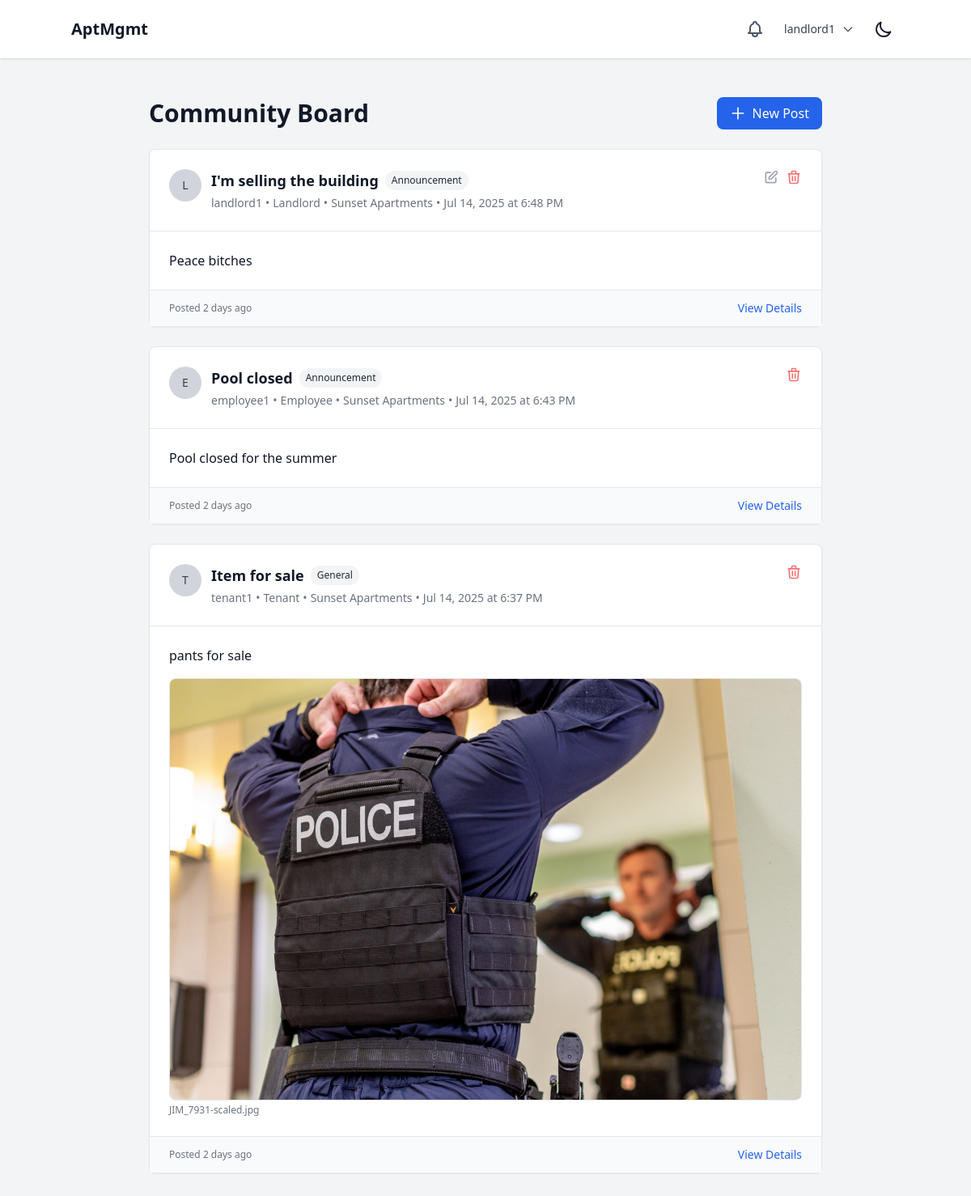
The page /messages/community/ (signed in) on the database its author committed.
### users/models.py (models this page shows, shortened)
class User(AbstractUser):
    class Role(models.TextChoices):
        SUPERUSER = "SUPERUSER", "Superuser"
        LANDLORD = "LANDLORD", "Landlord"
        EMPLOYEE = "EMPLOYEE", "Employee"
        TENANT = "TENANT", "Tenant"
    role = models.CharField(max_length=50, choices=Role.choices)
    company = models.ForeignKey(Company, on_delete=models.CASCADE, related_name="users", null=True, blank=True)
    property = models.ForeignKey(Property, on_delete=models.SET_NULL, related_name="users", null=True, blank=True)

### communication/models.py (models this page shows, shortened)
class CommunityPost(models.Model):
    class PostType(models.TextChoices):
        ANNOUNCEMENT = "ANNOUNCEMENT", "Announcement"
        EVENT = "EVENT", "Event"
        NOTICE = "NOTICE", "Notice"
        GENERAL = "GENERAL", "General"
    class PostStatus(models.TextChoices):
        ACTIVE = "ACTIVE", "Active"
        ARCHIVED = "ARCHIVED", "Archived"
        HIDDEN = "HIDDEN", "Hidden"
    id = models.UUIDField(primary_key=True, default=uuid.uuid4, editable=False)
    property = models.ForeignKey(Property, on_delete=models.CASCADE, related_name="community_posts")
    author = models.ForeignKey(User, on_delete=models.CASCADE, related_name="community_posts")
    title = models.CharField(max_length=200)
    content = models.TextField()
    post_type = models.CharField(max_length=20, choices=PostType.choices, default=PostType.GENERAL)
    status = models.CharField(max_length=20, choices=PostStatus.choices, default=PostStatus.ACTIVE)
    is_pinned = models.BooleanField(default=False)
    created_at = models.DateTimeField(auto_now_add=True)
    updated_at = models.DateTimeField(auto_now=True)
    event_date = models.DateTimeField(null=True, blank=True)
    event_location = models.CharField(max_length=200, blank=True)
    class Meta:
        ordering = ['-is_pinned', '-created_at']
        indexes = [
            models.Index(fields=['property', 'status']),
            models.Index(fields=['created_at']),
        ]
    def can_be_edited_by(self, user):
        return self.author == user
    def can_be_moderated_by(self, user):
        if self.author == user:
            return True
        if user.role in [User.Role.LANDLORD, User.Role.EMPLOYEE]:
            if user.role == User.Role.LANDLORD and user.company == self.property.company:
                return True
            if user.role == User.Role.EMPLOYEE and user.property == self.property:
                return True
        return False

class CommunityPostAttachment(models.Model):
    id = models.UUIDField(primary_key=True, default=uuid.uuid4, editable=False)
    post = models.ForeignKey(CommunityPost, on_delete=models.CASCADE, related_name="attachments")
    file = models.FileField(upload_to='community_attachments/')
    filename = models.CharField(max_length=255)
    file_size = models.PositiveIntegerField()
    content_type = models.CharField(max_length=100)
    uploaded_at = models.DateTimeField(auto_now_add=True)
    @property
    def is_image(self):
        return self.content_type.startswith('image/')

### properties/models.py (models this page shows, shortened)
class Property(models.Model):
    company = models.ForeignKey(Company, on_delete=models.CASCADE, related_name="properties")
    name = models.CharField(max_length=255)
    address = models.TextField()
    created_at = models.DateTimeField(auto_now_add=True)
    updated_at = models.DateTimeField(auto_now=True)
    class Meta:
        verbose_name_plural = "Properties"

### communication/views.py (the view)
# urls.py: path('community/', views.community_board, name='community_board'),
@login_required
def community_board(request):
    user = request.user
    if user.role == User.Role.TENANT and user.property:
        posts = CommunityPost.objects.filter(
            property=user.property,
            status=CommunityPost.PostStatus.ACTIVE
        ).select_related('author', 'property').prefetch_related('attachments')
        property_filter = user.property
    elif user.role == User.Role.EMPLOYEE and user.property:
        posts = CommunityPost.objects.filter(
            property=user.property,
            status=CommunityPost.PostStatus.ACTIVE
        ).select_related('author', 'property').prefetch_related('attachments')
        property_filter = user.property
    elif user.role == User.Role.LANDLORD and user.company:
        posts = CommunityPost.objects.filter(
            property__company=user.company,
            status=CommunityPost.PostStatus.ACTIVE
        ).select_related('author', 'property').prefetch_related('attachments')
        property_filter = None  # Multiple properties
    else:
        posts = CommunityPost.objects.none()
        property_filter = None
    for post in posts:
        post.user_can_edit = post.can_be_edited_by(user)
        post.user_can_moderate = post.can_be_moderated_by(user)
    can_post = False
    if user.role in [User.Role.LANDLORD, User.Role.EMPLOYEE, User.Role.TENANT]:
        can_post = True
    context = {
        'posts': posts,
        'can_post': can_post,
        'property': property_filter,
    }
    return render(request, 'communication/community_board.html', context)

### core/context_processors.py (called while the page is built)
def notifications(request):
    if request.user.is_authenticated:
        unread_notifications = Notification.objects.filter(
            recipient=request.user,
            is_read=False
        ).order_by('-created_at')
        recent_unread_notifications = unread_notifications[:5]
        return {
            'unread_notifications_count': unread_notifications.count(),
            'recent_notifications': recent_unread_notifications,
            'has_unread_notifications': unread_notifications.exists(),
        }
    return {
        'unread_notifications_count': 0,
        'recent_notifications': [],
        'has_unread_notifications': False,
    }

### core/templates/communication/community_board.html (shortened to what this page needs)
{% extends 'base.html' %}
{% block content %}
<div class="max-w-4xl mx-auto px-4 sm:px-6 lg:px-8 py-8">
    <div class="flex justify-between items-center mb-6">
        <div>
            <h1 class="text-3xl font-bold text-gray-900 dark:text-white">Community Board</h1>
        </div>
        {% if can_post %}
            <a href="{% url 'communication:create_community_post' %}"
               class="bg-blue-600 hover:bg-blue-700 text-white px-4 py-2 rounded-lg flex items-center gap-2 transition duration-200">
                <svg class="w-5 h-5" fill="none" stroke="currentColor" viewBox="0 0 24 24">
                    <path stroke-linecap="round" stroke-linejoin="round" stroke-width="2" d="M12 4v16m8-8H4"></path>
                </svg>
                New Post
            </a>
        {% endif %}
    </div>
    <div class="space-y-6">
        {% for post in posts %}
            <div class="bg-white dark:bg-gray-800 rounded-lg shadow-sm border border-gray-200 dark:border-gray-700 {% if post.is_pinned %}border-l-4 border-l-blue-500{% endif %}">
                <div class="p-6 border-b border-gray-200 dark:border-gray-700">
                    <div class="flex items-start justify-between">
                        <div class="flex items-start space-x-3">
                            <div class="flex-shrink-0">
                                <div class="w-10 h-10 bg-gray-300 dark:bg-gray-600 rounded-full flex items-center justify-center">
                                    <span class="text-sm font-medium text-gray-700 dark:text-gray-300">
                                        {{ post.author.first_name.0|default:post.author.username.0|upper }}
                                    </span>
                                </div>
                            </div>
                            <div class="flex-1 min-w-0">
                                <div class="flex items-center gap-2 mb-1">
                                    <h3 class="text-lg font-semibold text-gray-900 dark:text-white">
                                        {{ post.title }}
                                    </h3>
                                    <span class="bg-gray-100 text-gray-800 dark:bg-gray-700 dark:text-gray-200 text-xs px-2 py-1 rounded-full">
                                        {{ post.get_post_type_display }}
                                    </span>
                                </div>
                                <div class="flex items-center text-sm text-gray-500 dark:text-gray-400">
                                    <span>{{ post.author.get_full_name|default:post.author.username }}</span>
                                    <span class="mx-1">•</span>
                                    <span>{{ post.author.get_role_display }}</span>
                                    {% if user.role == 'LANDLORD' %}
                                        <span class="mx-1">•</span>
                                        <span>{{ post.property.name }}</span>
                                    {% endif %}
                                    <span class="mx-1">•</span>
                                    <span>{{ post.created_at|date:"M d, Y" }} at {{ post.created_at|time:"g:i A" }}</span>
                                </div>
                            </div>
                        </div>
                        {% if post.user_can_edit or post.user_can_moderate %}
                            <div class="flex items-center space-x-2">
                                {% if post.user_can_edit %}
                                    <a href="{% url 'communication:edit_community_post' post_id=post.id %}"
                                       class="text-gray-400 hover:text-gray-600 dark:hover:text-gray-300">
                                        <svg class="w-5 h-5" fill="none" stroke="currentColor" viewBox="0 0 24 24">
                                            <path stroke-linecap="round" stroke-linejoin="round" stroke-width="2" d="M11 5H6a2 2 0 00-2 2v11a2 2 0 002 2h11a2 2 0 002-2v-5m-1.414-9.414a2 2 0 112.828 2.828L11.828 15H9v-2.828l8.586-8.586z"></path>
                                        </svg>
                                    </a>
                                {% endif %}
                                {% if post.user_can_moderate %}
                                    <a href="{% url 'communication:delete_community_post' post_id=post.id %}"
                                       class="text-red-400 hover:text-red-600">
                                        <svg class="w-5 h-5" fill="none" stroke="currentColor" viewBox="0 0 24 24">
                                            <path stroke-linecap="round" stroke-linejoin="round" stroke-width="2" d="M19 7l-.867 12.142A2 2 0 0116.138 21H7.862a2 2 0 01-1.995-1.858L5 7m5 4v6m4-6v6m1-10V4a1 1 0 00-1-1h-4a1 1 0 00-1 1v3M4 7h16"></path>
                                        </svg>
                                    </a>
                                {% endif %}
                            </div>
                        {% endif %}
                    </div>
                </div>
                <div class="p-6">
                    <div class="prose dark:prose-invert max-w-none">
                        {{ post.content|linebreaks }}
                    </div>
                    {% for attachment in post.attachments.all %}
                        {% if attachment.is_image %}
                            <div class="mt-4">
                                <img src="{{ attachment.file.url }}"
                                     alt="{{ attachment.filename }}"
                                     class="max-w-full h-auto rounded-lg border border-gray-200 dark:border-gray-600">
                                <p class="text-xs text-gray-500 dark:text-gray-400 mt-1">{{ attachment.filename }}</p>
                            </div>
                        {% endif %}
                    {% endfor %}
                </div>
                <div class="px-6 py-3 bg-gray-50 dark:bg-gray-700 border-t border-gray-200 dark:border-gray-600">
                    <div class="flex items-center justify-between">
                        <span class="text-xs text-gray-500 dark:text-gray-400">
                            {% if post.updated_at != post.created_at %}
                                Updated {{ post.updated_at|timesince }} ago
                            {% else %}
                                Posted {{ post.created_at|timesince }} ago
                            {% endif %}
                        </span>
                        <a href="{% url 'communication:community_post_detail' post_id=post.id %}"
                           class="text-sm text-blue-600 dark:text-blue-400 hover:underline">
                            View Details
                        </a>
                    </div>
                </div>
            </div>
        {% endfor %}
    </div>
</div>
{% endblock %}

### core/templates/base.html (shortened to what this page needs)
{% load static %}
<!DOCTYPE html>
<html lang="en" x-data="{ darkMode: localStorage.getItem('darkMode') === 'true' }" x-init="$watch('darkMode', val => localStorage.setItem('darkMode', val))" :class="{ 'dark': darkMode }">
<head>
    <script src="https://cdn.tailwindcss.com"></script>
</head>
<body class="bg-gray-100 dark:bg-gray-900 text-gray-900 dark:text-gray-100">
    <header class="p-4 bg-white dark:bg-gray-800 shadow">
        <div class="container mx-auto flex justify-between items-center">
            {% if user.is_authenticated %}
                <a href="{% url 'core:dashboard_redirect' %}" class="text-xl font-bold hover:text-gray-600 dark:hover:text-gray-300 transition-colors duration-200">AptMgmt</a>
            {% else %}
                <h1 class="text-xl font-bold">AptMgmt</h1>
            {% endif %}
            <div class="flex items-center space-x-4">
                {% if user.is_authenticated %}
                    <div class="relative" x-data="{ open: false }">
                        <button @click="open = !open" class="relative p-2 text-gray-600 dark:text-gray-300 hover:text-gray-900 dark:hover:text-white focus:outline-none focus:ring-2 focus:ring-offset-2 focus:ring-blue-500">
                        </button>
                    </div>
                    <div class="relative" x-data="{ open: false }">
                        <button @click="open = !open" class="flex items-center space-x-2 text-sm rounded-full focus:outline-none focus:ring-2 focus:ring-offset-2 focus:ring-blue-500">
                            <span class="text-gray-700 dark:text-gray-300">{{ user.username }}</span>
                            <svg class="w-4 h-4 text-gray-600 dark:text-gray-300" fill="none" stroke="currentColor" viewBox="0 0 24 24">
                                <path stroke-linecap="round" stroke-linejoin="round" stroke-width="2" d="M19 9l-7 7-7-7"></path>
                            </svg>
                        </button>
                    </div>
                {% endif %}
                <button @click="darkMode = !darkMode" class="p-2 rounded-md focus:outline-none focus:ring-2 focus:ring-offset-2 focus:ring-offset-gray-800 focus:ring-white">
                    <svg x-show="!darkMode" class="w-6 h-6" fill="none" stroke="currentColor" viewBox="0 0 24 24" xmlns="http://www.w3.org/2000/svg"><path stroke-linecap="round" stroke-linejoin="round" stroke-width="2" d="M20.354 15.354A9 9 0 018.646 3.646 9.003 9.003 0 0012 21a9.003 9.003 0 008.354-5.646z"></path></svg>
                </button>
            </div>
        </div>
    </header>
    <main class="p-4" id="content">
        {% block content %}{% endblock %}
    </main>
</body>
</html>

### rows shown on the page
User: username "landlord1"
CommunityPost: author.first_name.0 "L", title "I'm selling the building", post_type "Announcement", author.get_full_name "landlord1", author.role "Landlord", property.name "Sunset Apartments", created_at "Jul 14, 2025", created_at "6:48 PM", content "Peace bitches", created_at "2 days"
CommunityPost: author.first_name.0 "E", title "Pool closed", post_type "Announcement", author.get_full_name "employee1", author.role "Employee", property.name "Sunset Apartments", created_at "Jul 14, 2025", created_at "6:43 PM", content "Pool closed for the summer", created_at "2 days"
CommunityPost: author.first_name.0 "T", title "Item for sale", post_type "General", author.get_full_name "tenant1", author.role "Tenant", property.name "Sunset Apartments", created_at "Jul 14, 2025", created_at "6:37 PM", content "pants for sale", created_at "2 days"
CommunityPostAttachment: file (picture), filename "JIM_7931-scaled.jpg"
